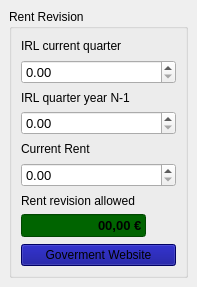
<?xml version="1.0" encoding="UTF-8"?>
<ui version="4.0">
 <class>W_Rent_Tool_Revision</class>
 <widget class="QWidget" name="W_Rent_Tool_Revision">
  <property name="geometry">
   <rect>
    <x>0</x>
    <y>0</y>
    <width>197</width>
    <height>287</height>
   </rect>
  </property>
  <property name="windowTitle">
   <string>Rent Tool Revision</string>
  </property>
  <property name="windowIcon">
   <iconset resource="../resources/icons.qrc">
    <normaloff>:/assets/gnome-calculator.svg</normaloff>:/assets/gnome-calculator.svg</iconset>
  </property>
  <layout class="QGridLayout" name="gridLayout_2">
   <property name="leftMargin">
    <number>9</number>
   </property>
   <property name="topMargin">
    <number>9</number>
   </property>
   <property name="rightMargin">
    <number>9</number>
   </property>
   <property name="bottomMargin">
    <number>9</number>
   </property>
   <item row="0" column="0">
    <widget class="QGroupBox" name="groupBox">
     <property name="title">
      <string>Rent Revision</string>
     </property>
     <layout class="QGridLayout" name="gridLayout">
      <item row="2" column="0" colspan="2">
       <widget class="QLabel" name="label_12">
        <property name="text">
         <string>IRL quarter year N-1</string>
        </property>
       </widget>
      </item>
      <item row="0" column="0" colspan="2">
       <widget class="QLabel" name="label_14">
        <property name="text">
         <string>IRL current quarter</string>
        </property>
       </widget>
      </item>
      <item row="7" column="1">
       <widget class="QLabel" name="label_21">
        <property name="minimumSize">
         <size>
          <width>24</width>
          <height>24</height>
         </size>
        </property>
        <property name="maximumSize">
         <size>
          <width>24</width>
          <height>24</height>
         </size>
        </property>
        <property name="text">
         <string/>
        </property>
        <property name="pixmap">
         <pixmap resource="../resources/icons.qrc">:/assets/budget.svg</pixmap>
        </property>
        <property name="scaledContents">
         <bool>true</bool>
        </property>
       </widget>
      </item>
      <item row="4" column="0" colspan="2">
       <widget class="QLabel" name="label_16">
        <property name="text">
         <string>Current Rent</string>
        </property>
       </widget>
      </item>
      <item row="8" column="0" colspan="2">
       <widget class="QPushButton" name="b_revision_web">
        <property name="styleSheet">
         <string notr="true">background-color: darkblue</string>
        </property>
        <property name="text">
         <string>Goverment Website</string>
        </property>
        <property name="icon">
         <iconset resource="../resources/icons.qrc">
          <normaloff>:/assets/internet-web-browser.svg</normaloff>:/assets/internet-web-browser.svg</iconset>
        </property>
       </widget>
      </item>
      <item row="1" column="0" colspan="2">
       <widget class="QDoubleSpinBox" name="dsb_IRL_current">
        <property name="font">
         <font>
          <pointsize>10</pointsize>
         </font>
        </property>
        <property name="alignment">
         <set>Qt::AlignmentFlag::AlignLeading|Qt::AlignmentFlag::AlignLeft|Qt::AlignmentFlag::AlignVCenter</set>
        </property>
        <property name="maximum">
         <double>999999999.000000000000000</double>
        </property>
       </widget>
      </item>
      <item row="6" column="0" colspan="2">
       <widget class="QLabel" name="label_13">
        <property name="text">
         <string>Rent revision allowed</string>
        </property>
       </widget>
      </item>
      <item row="5" column="0" colspan="2">
       <widget class="QDoubleSpinBox" name="dsb_rent_current">
        <property name="font">
         <font>
          <pointsize>10</pointsize>
         </font>
        </property>
        <property name="suffix">
         <string/>
        </property>
        <property name="maximum">
         <double>999999999.000000000000000</double>
        </property>
       </widget>
      </item>
      <item row="3" column="0" colspan="2">
       <widget class="QDoubleSpinBox" name="dsb_IRL_last">
        <property name="font">
         <font>
          <pointsize>10</pointsize>
         </font>
        </property>
        <property name="alignment">
         <set>Qt::AlignmentFlag::AlignLeading|Qt::AlignmentFlag::AlignLeft|Qt::AlignmentFlag::AlignVCenter</set>
        </property>
        <property name="maximum">
         <double>999999999.000000000000000</double>
        </property>
       </widget>
      </item>
      <item row="7" column="0">
       <widget class="QLineEdit" name="le_rent_possible">
        <property name="sizePolicy">
         <sizepolicy hsizetype="Preferred" vsizetype="Fixed">
          <horstretch>0</horstretch>
          <verstretch>0</verstretch>
         </sizepolicy>
        </property>
        <property name="font">
         <font>
          <pointsize>10</pointsize>
          <bold>true</bold>
         </font>
        </property>
        <property name="styleSheet">
         <string notr="true">background-color: darkgreen</string>
        </property>
        <property name="text">
         <string>00,00 €</string>
        </property>
        <property name="alignment">
         <set>Qt::AlignmentFlag::AlignRight|Qt::AlignmentFlag::AlignTrailing|Qt::AlignmentFlag::AlignVCenter</set>
        </property>
        <property name="readOnly">
         <bool>true</bool>
        </property>
       </widget>
      </item>
     </layout>
    </widget>
   </item>
  </layout>
 </widget>
 <resources>
  <include location="../resources/icons.qrc"/>
 </resources>
 <connections/>
</ui>
